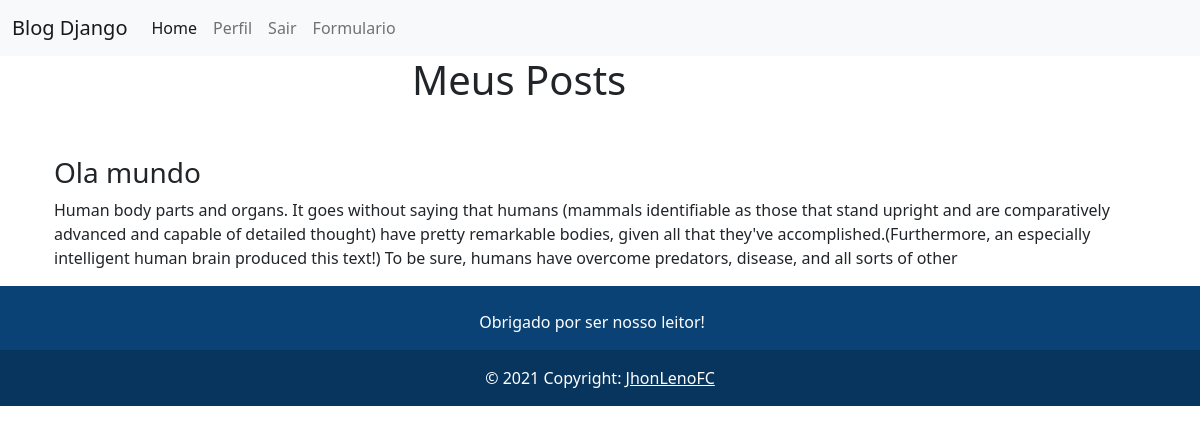
The app's page /post/1/ (signed in) with its own data.
### blog/models.py (models this page shows, shortened)
class Post(models.Model):
    title = models.CharField(max_length=100)
    description = models.TextField()
    body = models.TextField()
    author = models.ForeignKey(User, on_delete=PROTECT)
    date_create = models.DateField(auto_now_add=True)
    photo = models.ImageField(upload_to='images/')
    class Meta:
        ordering = ['date_create']

### blog/views.py (the view)
# urls.py: path('post/<int:post_id>/', views.postview ),
def postview(request, post_id):
    post = Post.objects.get(pk=post_id)
    return render(request, 'pages.html', {'post':post})

### templates/pages.html
{% extends 'base.html' %}
{% block content %}
{% if user.is_authenticated %}
<h3>{{ post.title }}</h3>
<p>{{ post.body }}</p>
{% else %}
<h2>Voçe não é nosso leitor...Ainda!</h2>
{% endif %}
{% endblock %}

### records on screen
Post: title "Ola mundo", body "Human body parts and organs. It goes without saying that humans (mammals identifiable as those that stand upright and are comparatively advanced and capable of detailed thought) have pretty remarkable bodies, given all that they've accomplished.(Furthermore, an especially intelligent human brain produced this text!) To be sure, humans have overcome predators, disease, and all sorts of other"
